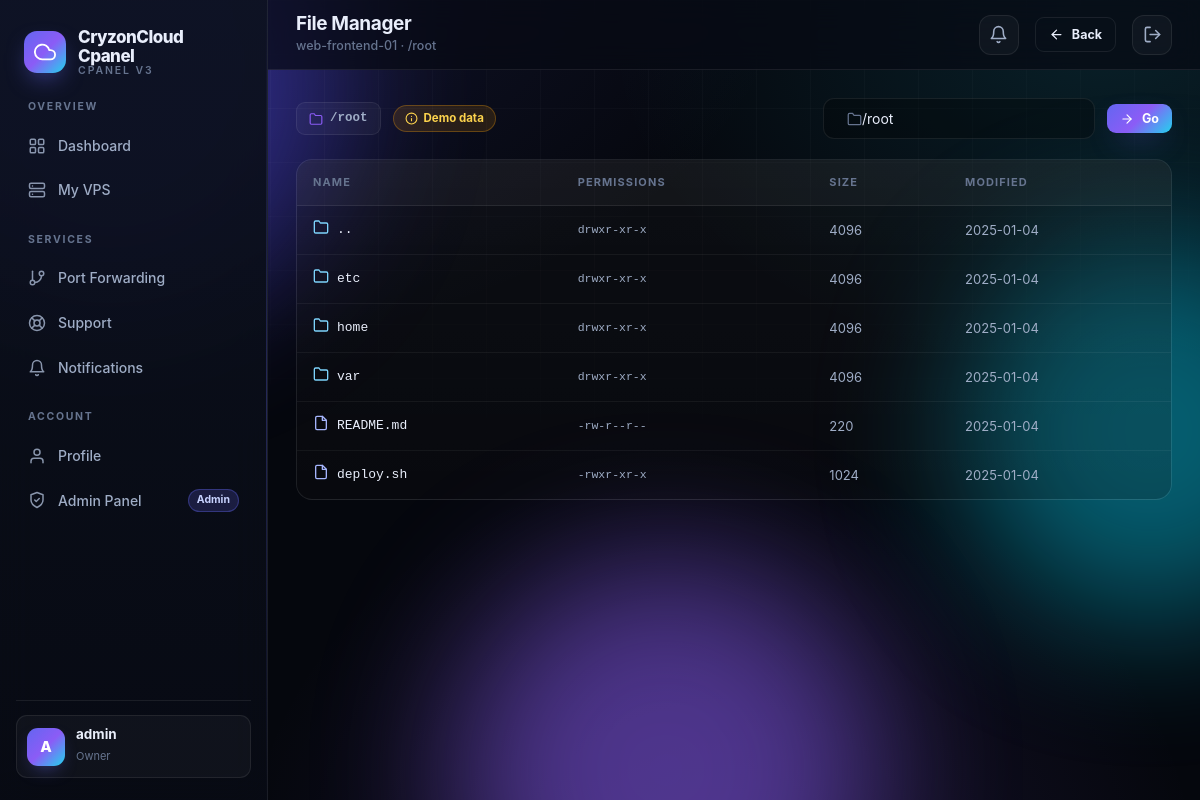
Screenshot of /vps/2/files (signed in) with the database file from the repository.
### tables this page shows
CREATE TABLE settings (
    id INTEGER PRIMARY KEY AUTOINCREMENT,
    site_name TEXT DEFAULT 'CryzonCloud Cpanel',
    site_description TEXT DEFAULT 'High-Performance Cloud VPS Management Panel',
    footer_text TEXT DEFAULT 'Powered by CryzonCloud',
    timezone TEXT DEFAULT 'UTC',
    registration_enabled INTEGER DEFAULT 1,
    logo_url TEXT DEFAULT '',
    favicon_url TEXT DEFAULT '',
    cpu_threshold INTEGER DEFAULT 90,
    ram_threshold INTEGER DEFAULT 90,
    max_vps_per_user INTEGER DEFAULT 5,
    max_ports_per_user INTEGER DEFAULT 20,
    hostname_prefix TEXT DEFAULT 'cryzon',
    port_forwarding_method TEXT DEFAULT 'socat',
    public_ipv4 TEXT DEFAULT '',
    icon_path TEXT DEFAULT '',
    rate_limit_auth INTEGER DEFAULT 20,
    rate_limit_api INTEGER DEFAULT 120,
    rate_limit_heavy INTEGER DEFAULT 10,
    default_vps_days INTEGER DEFAULT 0
);

CREATE TABLE users (
    id INTEGER PRIMARY KEY AUTOINCREMENT,
    username TEXT UNIQUE NOT NULL,
    email TEXT UNIQUE NOT NULL,
    password TEXT NOT NULL,
    api_key TEXT,
    is_admin INTEGER DEFAULT 0,
    role_id INTEGER DEFAULT NULL,
    is_banned INTEGER DEFAULT 0,
    created_at TIMESTAMP DEFAULT CURRENT_TIMESTAMP,
    FOREIGN KEY (role_id) REFERENCES roles(id)
);

CREATE TABLE roles (
    id INTEGER PRIMARY KEY AUTOINCREMENT,
    name TEXT UNIQUE NOT NULL,
    slug TEXT UNIQUE NOT NULL,
    description TEXT DEFAULT '',
    permissions TEXT DEFAULT '[]',
    is_system INTEGER DEFAULT 0,
    priority INTEGER DEFAULT 0,
    color TEXT DEFAULT '#6366f1',
    created_at TIMESTAMP DEFAULT CURRENT_TIMESTAMP
);

CREATE TABLE vps (
    id INTEGER PRIMARY KEY AUTOINCREMENT,
    user_id INTEGER NOT NULL,
    node_id INTEGER DEFAULT NULL,
    container_id TEXT,
    container_name TEXT,
    ssh_command TEXT,
    ssh_password TEXT DEFAULT NULL,
    status TEXT DEFAULT 'creating',
    os_type TEXT DEFAULT 'ubuntu-22.04',
    ram TEXT DEFAULT '2GB',
    cpu TEXT DEFAULT '1 vCPU',
    disk TEXT DEFAULT '20GB',
    expires_at TIMESTAMP DEFAULT NULL,
    max_backups INTEGER DEFAULT 0,
    created_at TIMESTAMP DEFAULT CURRENT_TIMESTAMP,
    FOREIGN KEY (user_id) REFERENCES users(id),
    FOREIGN KEY (node_id) REFERENCES nodes(id)
);

### ccp/routes.py (the view, shortened to what this page needs)
@bp.route("/vps/<int:vps_id>/files")
@login_required
def vps_files(vps_id):
    vps = _get_vps(vps_id, perm="vps.files")
    path = request.args.get("path", "/root")
    demo = containers.is_demo()
    entries = []
    if demo:
        entries = _demo_files(path)
    return render_template("files.html", vps=vps, path=path, entries=entries, demo=demo)

### ccp/containers.py (called while the page is built)
def is_demo():
    return os.environ.get("CRYZON_DEMO") == "1" or not lxd.lxc_is_available()

### ccp/db.py (called while the page is built)
def get_db():
    if "db" not in g:
        g.db = sqlite3.connect(DATABASE, timeout=10)
        g.db.row_factory = sqlite3.Row
        g.db.execute("PRAGMA journal_mode=WAL")
        g.db.execute("PRAGMA busy_timeout=10000")
        g.db.execute("PRAGMA foreign_keys=ON")
    return g.db

def query(sql, args=(), one=False):
    cur = get_db().execute(sql, args)
    rv = cur.fetchall()
    cur.close()
    return (rv[0] if rv else None) if one else rv

def get_settings():
    row = query("SELECT * FROM settings ORDER BY id LIMIT 1", one=True)
    if not row:
        execute("INSERT INTO settings (id) VALUES (1)")
        row = query("SELECT * FROM settings ORDER BY id LIMIT 1", one=True)
    return dict(row) if row else {}

def get_role(role_id):
    if role_id is None:
        return None
    row = query("SELECT * FROM roles WHERE id = ?", (role_id,), one=True)
    if not row:
        return None
    d = dict(row)
    try:
        d["permissions"] = json.loads(d.get("permissions") or "[]")
    except (ValueError, TypeError):
        d["permissions"] = []
    return d

### ccp/lxd.py (called while the page is built)
def lxc_is_available():
    if os.environ.get("CRYZON_DEMO") == "1":
        return False
    sock = "/var/snap/lxd/common/lxd/unix.socket"
    if not os.path.exists(sock) and not shutil.which("lxc") and not os.path.exists(SNAP_LXC):
        return False
    code, out, err = _run(["version"], timeout=10)
    return code == 0

### ccp/routes.py (called while the page is built)
def _get_vps(vps_id, perm="vps.view"):
    vps = db.query("SELECT * FROM vps WHERE id = ?", (vps_id,), one=True)
    if not vps:
        abort(404)
    vps = dict(vps)
    user = current_user()
    shared = db.query("SELECT 1 FROM vps_shares WHERE vps_id=? AND shared_with=?", (vps_id, user["id"]), one=True)
    if vps["user_id"] != user["id"] and not shared and not is_admin(user):
        abort(403)
    if not has_permission(user, perm):
        abort(403)
    vps["owner"] = db.query("SELECT username FROM users WHERE id=?", (vps["user_id"],), one=True)
    vps["node"] = db.query("SELECT * FROM nodes WHERE id=?", (vps["node_id"],), one=True) if vps.get("node_id") else None
    return vps

### ccp/security.py (called while the page is built)
def has_permission(user, perm):
    if not user:
        return False
    if user.get("is_banned"):
        return False
    return perm in user_permissions(user)

### templates/files.html (shortened to what this page needs)
{% extends "base.html" %}
{% from "_icons.html" import icon %}
{% block page_title %}File Manager{% endblock %}
{% block page_sub %}{{ vps.container_name }} · {{ path }}{% endblock %}
{% block topbar_actions %}
<a href="{{ url_for('main.vps_detail', vps_id=vps.id) }}" class="btn btn-sm btn-ghost">{{ icon('arrow-left', 15) }} Back</a>
{% endblock %}
{% block content %}
<div class="toolbar">
  <span class="chip">{{ icon('folder', 14) }} <span class="mono">{{ path }}</span></span>
  {% if demo %}<span class="badge warning">{{ icon('info', 13) }} Demo data</span>{% endif %}
  <form method="get" class="search-box">
    <span class="ic">{{ icon('folder', 15) }}</span>
    <input class="input" name="path" value="{{ path }}" placeholder="/path/to/directory">
  </form>
  <button class="btn btn-sm btn-primary" onclick="document.getElementById('pathInput').focus()">{{ icon('arrow-right', 14) }} Go</button>
</div>
<div class="card reveal" style="padding:0;overflow:hidden">
  <div class="table-wrap" style="border:none;border-radius:0">
    <table class="data">
      <thead><tr><th>Name</th><th>Permissions</th><th>Size</th><th>Modified</th></tr></thead>
      <tbody>
      {% for e in entries %}
        <tr>
          <td>
            <span class="flex items-center gap-1">
              {% if e.dir %}<span style="color:#7dd3fc">{{ icon('folder', 16) }}</span>
              {% else %}<span style="color:#a5b4fc">{{ icon('file', 16) }}</span>{% endif %}
              {% if e.dir and e.name != '..' %}
                <a href="{{ url_for('main.vps_files', vps_id=vps.id) }}?path={{ (path.rstrip('/') ~ '/' ~ e.name) | urlencode }}" class="mono text-sm" style="color:var(--text)">{{ e.name }}</a>
              {% else %}
                <span class="mono text-sm">{{ e.name }}</span>
              {% endif %}
            </span>
          </td>
          <td class="mono text-xs muted">{{ e.perm }}</td>
          <td class="muted text-sm">{{ e.size }}</td>
          <td class="muted text-sm">{{ e.date }}</td>
        </tr>
      {% else %}
        <tr><td colspan="4"><div class="empty" style="padding:40px"><div class="e-ico">{{ icon('folder', 28) }}</div><h3>Empty directory</h3><p>No files to display here.</p></div></td></tr>
      {% endfor %}
      </tbody>
    </table>
  </div>
</div>
{% endblock %}

### templates/base.html (shortened to what this page needs)
{% from "_icons.html" import icon %}
<!DOCTYPE html>
<html lang="en">
<head>
  <link rel="stylesheet" href="{{ url_for('static', filename='css/style.css') }}">
</head>
<body>
  <div class="bg-fx"><span class="orb o1"></span><span class="orb o2"></span><span class="orb o3"></span></div>
  <div class="app-shell">
    <aside class="sidebar">
      <a href="{{ url_for('main.dashboard') if current_user else url_for('main.index') }}" class="brand">
        <span class="brand-logo">{{ icon('cloud', 22) }}</span>
        <span class="brand-name">{{ settings.site_name or 'CryzonCloud' }}<span>Cpanel v3</span></span>
      </a>
      <div class="nav-scroll">
        {% block sidebar_nav %}
        <div class="nav-group">
          <div class="nav-label">Overview</div>
          <a href="{{ url_for('main.dashboard') }}" class="nav-item {{ 'active' if request.endpoint == 'main.dashboard' }}">
            {{ icon('grid') }}<span>Dashboard</span>
          </a>
          {% if can('vps.view') %}
          <a href="{{ url_for('main.dashboard') }}#vps" class="nav-item">
            {{ icon('server') }}<span>My VPS</span>
          </a>
          {% endif %}
        </div>
        <div class="nav-group">
          <div class="nav-label">Services</div>
          {% if can('vps.ports') %}
          <a href="{{ url_for('main.ports') }}" class="nav-item {{ 'active' if request.endpoint == 'main.ports' }}">
            {{ icon('git-branch') }}<span>Port Forwarding</span>
          </a>
          {% endif %}
          {% if can('tickets.view') %}
          <a href="{{ url_for('main.tickets') }}" class="nav-item {{ 'active' if request.endpoint and request.endpoint.startswith('main.ticket') }}">
            {{ icon('life-buoy') }}<span>Support</span>
          </a>
          {% endif %}
          <a href="{{ url_for('main.notifications') }}" class="nav-item {{ 'active' if request.endpoint == 'main.notifications' }}">
            {{ icon('bell') }}<span>Notifications</span>
          </a>
        </div>
        <div class="nav-group">
          <div class="nav-label">Account</div>
          <a href="{{ url_for('main.profile') }}" class="nav-item {{ 'active' if request.endpoint == 'main.profile' }}">
            {{ icon('user') }}<span>Profile</span>
          </a>
          {% if is_admin_user %}
          <a href="{{ url_for('admin.dashboard') }}" class="nav-item">
            {{ icon('shield-check') }}<span>Admin Panel</span>
            <span class="nav-badge">Admin</span>
          </a>
          {% endif %}
        </div>
        {% endblock %}
      </div>
      <div class="sidebar-foot">
        <a href="{{ url_for('main.profile') }}" class="user-chip">
          <span class="avatar">{{ (current_user.username[0]|upper) if current_user else '?' }}</span>
          <span style="min-width:0">
            <span class="u-name" style="display:block">{{ current_user.username if current_user else 'Guest' }}</span>
            <span class="u-role">{{ current_user.role.name if current_user and current_user.role else 'User' }}</span>
          </span>
        </a>
      </div>
    </aside>
    <div class="main">
      <header class="topbar">
        <div>
          <h1>{% block page_title %}Dashboard{% endblock %}</h1>
          <div class="sub">{% block page_sub %}{{ settings.site_description }}{% endblock %}</div>
        </div>
        <div style="position:relative">
          <button class="icon-btn" data-notif-bell aria-label="Notifications">
          </button>
        </div>
        {% block topbar_actions %}{% endblock %}
        <a href="{{ url_for('main.logout') }}" class="icon-btn" title="Sign out">{{ icon('log-out', 19) }}</a>
      </header>
      <main class="page">
        {% block content %}{% endblock %}
      </main>
    </div>
  </div>
</body>
</html>

### rows the page displays
settings: site_name "CryzonCloud Cpanel"
users: username "A", username "admin"
roles: role "Owner"
vps: container_name "web-frontend-01"

### other values shown
{{ path }} "/root"
{{ e.name }} ".." "README.md" "deploy.sh"
{{ e.perm }} "drwxr-xr-x" "drwxr-xr-x" "drwxr-xr-x" "drwxr-xr-x" "-rw-r--r--" "-rwxr-xr-x"
{{ e.size }} "4096" "4096" "4096" "4096" "220" "1024"
{{ e.date }} "2025-01-04" "2025-01-04" "2025-01-04" "2025-01-04" "2025-01-04" "2025-01-04"
{{ e.name }} "etc" "home" "var"
